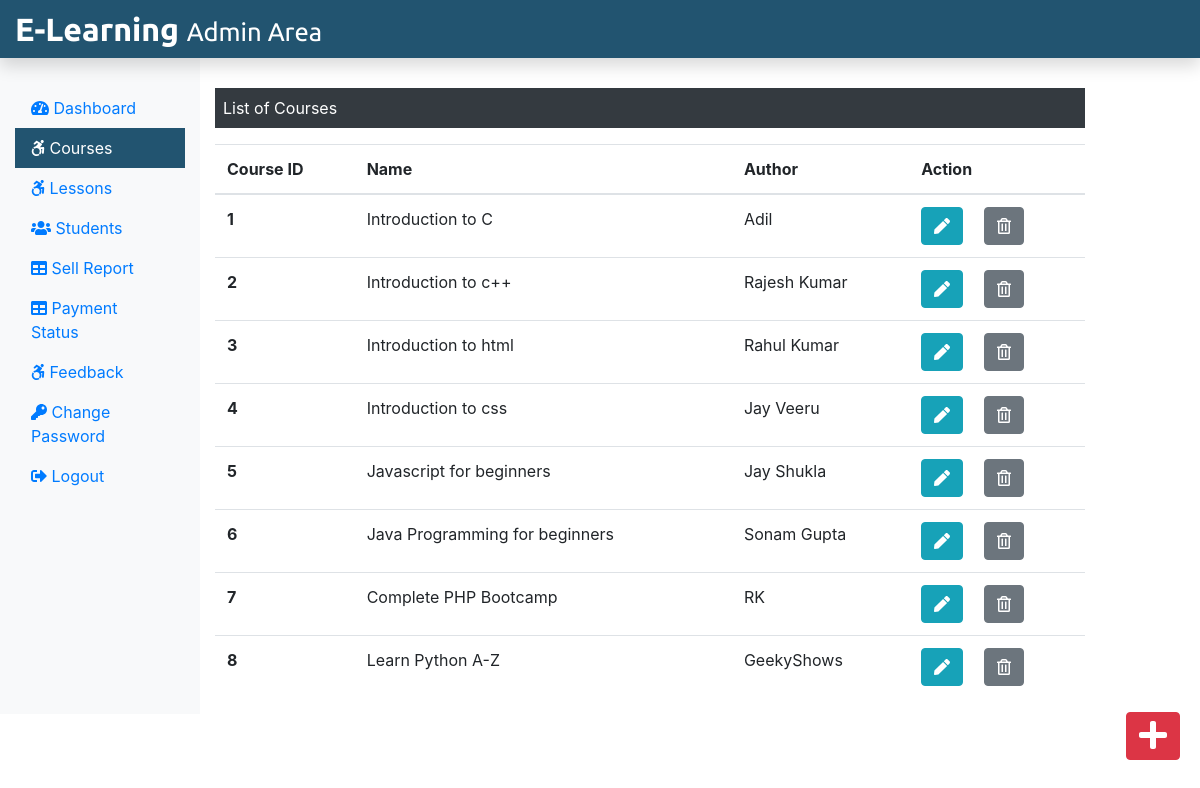
The page /Admin/courses.php (signed in) on the database its author committed.
### tables this page shows
CREATE TABLE `course` (
  `course_id` int(11) NOT NULL,
  `course_name` text NOT NULL,
  `course_desc` text NOT NULL,
  `course_author` varchar(255) NOT NULL,
  `course_img` text NOT NULL,
  `course_duration` text NOT NULL,
  `course_price` int(11) NOT NULL,
  `course_original_price` int(11) NOT NULL
);

### Admin/courses.php (the view, shortened to what this page needs)
<?php
include('./adminInclude/header.php');
include('../dbConnection.php');
 ?>
  <div class="col-sm-9 mt-5">
    <p class=" bg-dark text-white p-2">List of Courses</p>
    <?php
      $sql = "SELECT * FROM course";
      $result = $conn->query($sql);
      if($result->num_rows > 0){
       echo '<table class="table">
       <thead>
        <tr>
         <th scope="col">Course ID</th>
         <th scope="col">Name</th>
         <th scope="col">Author</th>
         <th scope="col">Action</th>
        </tr>
       </thead>
       <tbody>';
        while($row = $result->fetch_assoc()){
          echo '<tr>';
          echo '<th scope="row">'.$row["course_id"].'</th>';
          echo '<td>'. $row["course_name"].'</td>';
          echo '<td>'.$row["course_author"].'</td>';
          echo '<td><form action="editcourse.php" method="POST" class="d-inline"> <input type="hidden" name="id" value='. $row["course_id"] .'><button type="submit" class="btn btn-info mr-3" name="view" value="View"><i class="fas fa-pen"></i></button></form>
          <form action="" method="POST" class="d-inline"><input type="hidden" name="id" value='. $row["course_id"] .'><button type="submit" class="btn btn-secondary" name="delete" value="Delete"><i class="far fa-trash-alt"></i></button></form></td>
         </tr>';
        }
        echo '</tbody>
        </table>';
      } else {
        echo "0 Result";
      }
     ?>
  </div>
 </div>
 <div><a class="btn btn-danger box" href="./addCourse.php"><i class="fas fa-plus fa-2x"></i></a></div>
</div>
<?php
include('./adminInclude/footer.php');
?>

### css/adminstyle.css (style rules this page uses)
.box { position: fixed; bottom: 10px; right: 20px; margin-bottom: 30px; }

### rows shown on the page
course: course_id "1", course_name "Introduction to C", course_author "Adil"
course: course_id "2", course_name "Introduction to c++", course_author "Rajesh Kumar"
course: course_id "3", course_name "Introduction to html", course_author "Rahul Kumar"
course: course_id "4", course_name "Introduction to css", course_author "Jay Veeru"
course: course_id "5", course_name "Javascript for beginners", course_author "Jay Shukla"
course: course_id "6", course_name "Java Programming for beginners", course_author "Sonam Gupta"
course: course_id "7", course_name "Complete PHP Bootcamp", course_author "RK"
course: course_id "8", course_name "Learn Python A-Z", course_author "GeekyShows"
